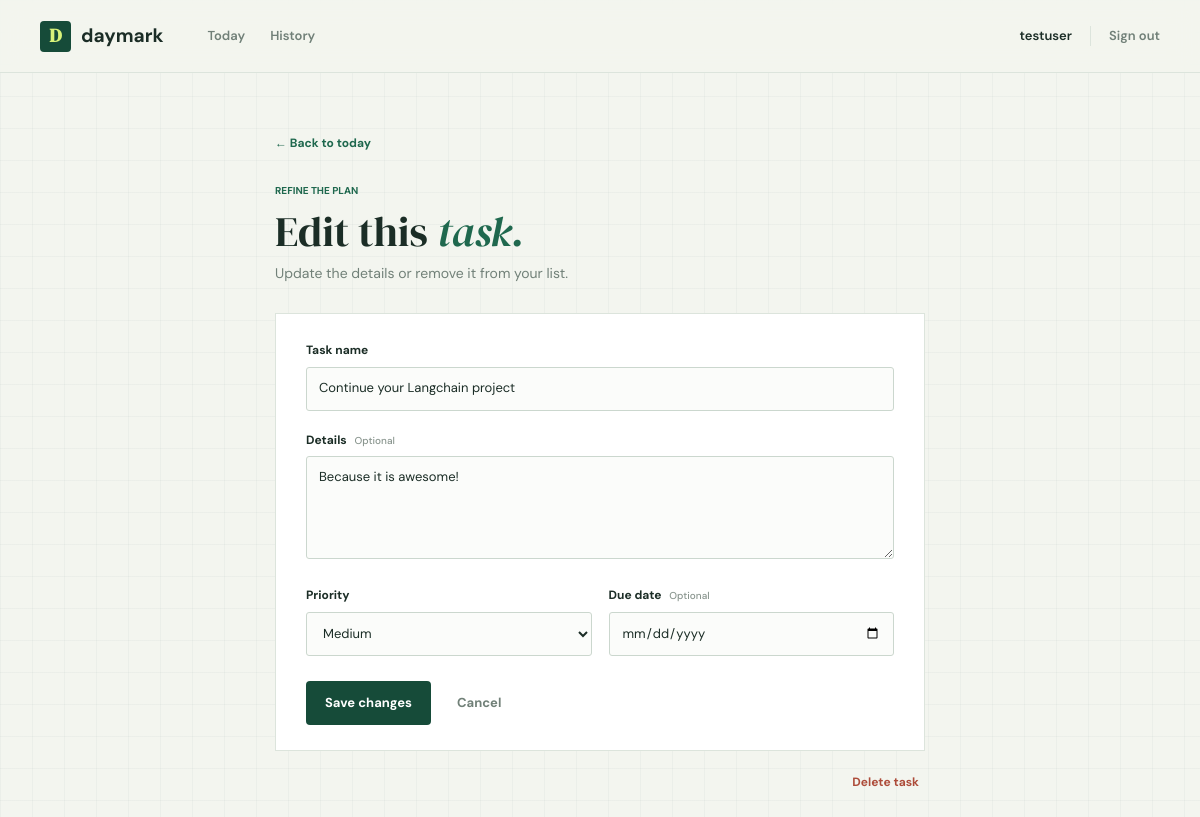
Page /todos/edit-todo/3 (signed in) on the committed database.
### models.py (models this page shows)
class Todos(Base):
    __tablename__ = "todos"
    id = Column(Integer, primary_key=True, index=True)
    title = Column(String)
    description = Column(String, nullable=True)
    priority = Column(Integer)
    complete = Column(Boolean, default=False)
    completed_at = Column(DateTime(timezone=True), nullable=True)
    due_date = Column(Date, nullable=True)
    owner_id = Column(Integer, ForeignKey("users.id"))
    owner = relationship("Users", back_populates="todos")

### routers/todos.py (the view)
@router.get("/edit-todo/{todo_id}", response_class=HTMLResponse)
async def edit_todo(request: Request, todo_id: int, db: Session = Depends(get_db)):
    user = await require_user(request)
    if user is None:
        return RedirectResponse(url="/auth/", status_code=status.HTTP_303_SEE_OTHER)
    todo = db.query(models.Todos).filter(
        models.Todos.id == todo_id,
        models.Todos.owner_id == user["id"],
    ).first()
    if todo is None:
        raise HTTPException(status_code=404, detail="Task not found")
    return render_template(
        templates,
        request,
        "edit-todo.html",
        {"todo": todo, "user": user},
    )

### templates/edit-todo.html (shortened to what this page needs)
{% extends 'layout.html' %}
{% block content %}
<section class="form-page">
    <a class="back-link" href="/todos/">&#8592; Back to today</a>
    <header class="form-heading">
        <p class="eyebrow">REFINE THE PLAN</p>
        <h1>Edit this <em>task.</em></h1>
        <p class="welcome-copy">Update the details or remove it from your list.</p>
    </header>
    <form class="editor-form" method="post" action="/todos/edit-todo/{{ todo.id }}">
        <label class="field-label" for="title">Task name</label>
        <input id="title" class="text-input" type="text" name="title" maxlength="160" value="{{ todo.title }}" required>
        <label class="field-label" for="description">Details <span class="optional-label">Optional</span></label>
        <textarea id="description" class="text-input text-area" name="description" rows="4" maxlength="1000">{{ todo.description or '' }}</textarea>
        <div class="field-grid">
            <div>
                <label class="field-label" for="priority">Priority</label>
                <select id="priority" class="text-input" name="priority">
                    <option value="3" {% if todo.priority == 3 %}selected{% endif %}>Medium</option>
                </select>
            </div>
            <div>
                <label class="field-label" for="due_date">Due date <span class="optional-label">Optional</span></label>
                <input id="due_date" class="text-input" type="date" name="due_date" value="{{ todo.due_date.isoformat() if todo.due_date else '' }}">
            </div>
        </div>
        <div class="form-actions">
            <button class="button button-dark" type="submit">Save changes</button>
            <a class="button button-quiet" href="/todos/">Cancel</a>
        </div>
    </form>
    <form class="delete-form" method="post" action="/todos/delete/{{ todo.id }}" onsubmit="return confirm('Delete this task permanently?')">
        <button class="danger-link" type="submit">Delete task</button>
    </form>
</section>
{% endblock %}

### static/todo/css/base.css (style rules this page uses)
:root { color-scheme: light; --paper: #f3f5ef; --surface: #ffffff; --ink: #1b2d26; --muted: #718078; --line: #dce4dc; --green: #1f684e; --green-dark: #164b39; --lime: #d9f37a; --coral: #d46853; --blue: #d8e9e9; --display: "DM Serif Display", Georgia, serif; --body: "DM Sans", sans-serif; }
* { box-sizing: border-box; }
html { min-width: 320px; background: var(--paper); }
body { margin: 0; color: var(--ink); font-family: var(--body); font-size: 15px; line-height: 1.55; background-color: var(--paper); background-image: linear-gradient(rgba(35, 77, 59, .035) 1px, transparent 1px), linear-gradient(90deg, rgba(35, 77, 59, .035) 1px, transparent 1px); background-size: 32px 32px; }
a { color: inherit; text-decoration: none; }
button, input, select, textarea { font: inherit; }
button, a { -webkit-tap-highlight-color: transparent; }
.eyebrow { margin: 0 0 10px; color: var(--green); font-size: 10px; font-weight: 700; letter-spacing: 0; }
h1, h2, h3, p { margin-top: 0; }
h1, h2, h3 { color: var(--ink); }
h1 { margin-bottom: 9px; font-family: var(--display); font-size: 46px; font-weight: 400; line-height: 1.1; letter-spacing: 0; }
h1 em { color: var(--green); font-weight: 400; }
.welcome-copy { margin: 0; color: var(--muted); font-size: 14px; }
.button { min-height: 44px; display: inline-flex; align-items: center; justify-content: center; gap: 9px; padding: 0 18px; border: 1px solid transparent; border-radius: 4px; font-size: 13px; font-weight: 700; cursor: pointer; transition: background .18s ease, color .18s ease, transform .18s ease; }
.button-dark { color: #fff; background: var(--green-dark); }
.button-quiet { color: var(--muted); background: transparent; }
.text-link, .back-link { color: var(--green); font-size: 12px; font-weight: 700; }
.form-page { width: min(650px, 100%); margin: 0 auto; }
.back-link { display: inline-block; margin-bottom: 30px; }
.form-heading { margin-bottom: 28px; }
.form-heading h1 { font-size: 42px; }
.editor-form { padding: 27px 30px 25px; border: 1px solid var(--line); background: var(--surface); }
.field-label { display: block; margin: 0 0 7px; color: var(--ink); font-size: 12px; font-weight: 700; }
.optional-label { margin-left: 5px; color: #89958e; font-size: 10px; font-weight: 500; }
.text-input { width: 100%; min-height: 44px; margin-bottom: 20px; padding: 10px 12px; border: 1px solid #cbd7ce; border-radius: 3px; color: var(--ink); background: #fbfcfa; font-size: 13px; }
.text-input::placeholder { color: #9aa59e; }
.text-area { min-height: 100px; resize: vertical; }
.field-grid { display: grid; grid-template-columns: 1fr 1fr; gap: 17px; }
.form-actions { display: flex; align-items: center; gap: 7px; margin-top: 5px; }
.delete-form { margin-top: 16px; text-align: right; }
.danger-link { padding: 6px; border: 0; color: #ad4c3a; background: transparent; font-size: 12px; font-weight: 700; cursor: pointer; }

### rows in the picture
Todos: title "Continue your Langchain project", description "Because it is awesome!", priority "Medium"

### other values in the picture
{{ user.username }} "testuser"
